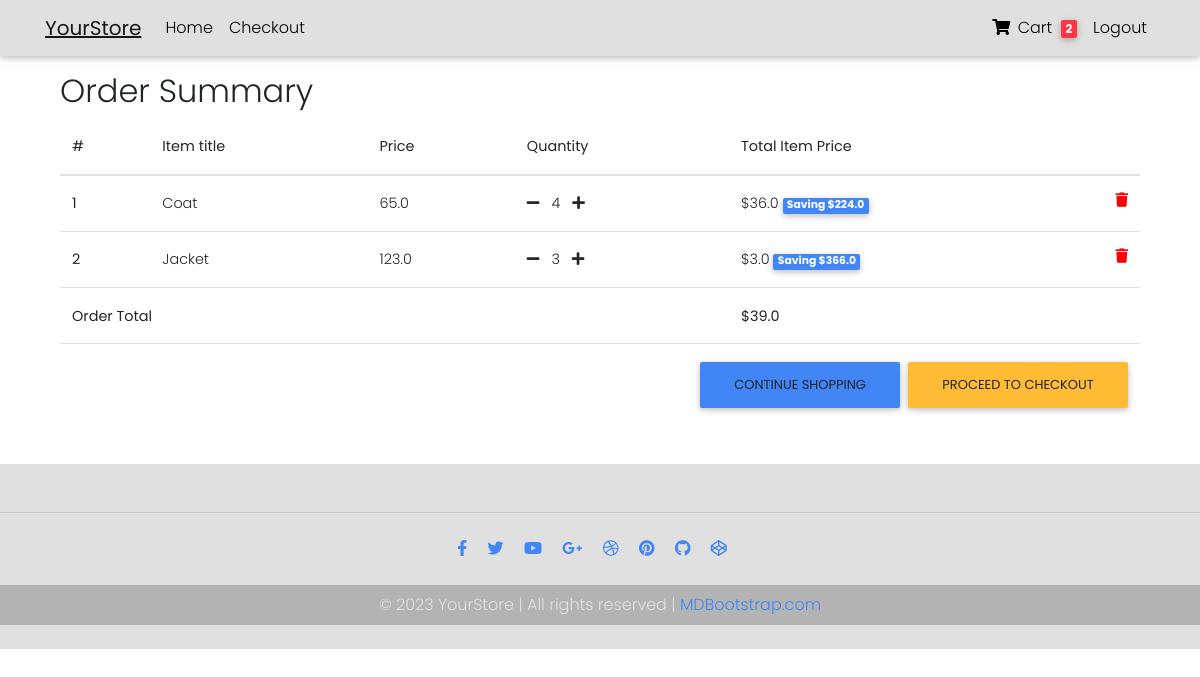
The page /order-summary/ (signed in) on the database as committed earlier.
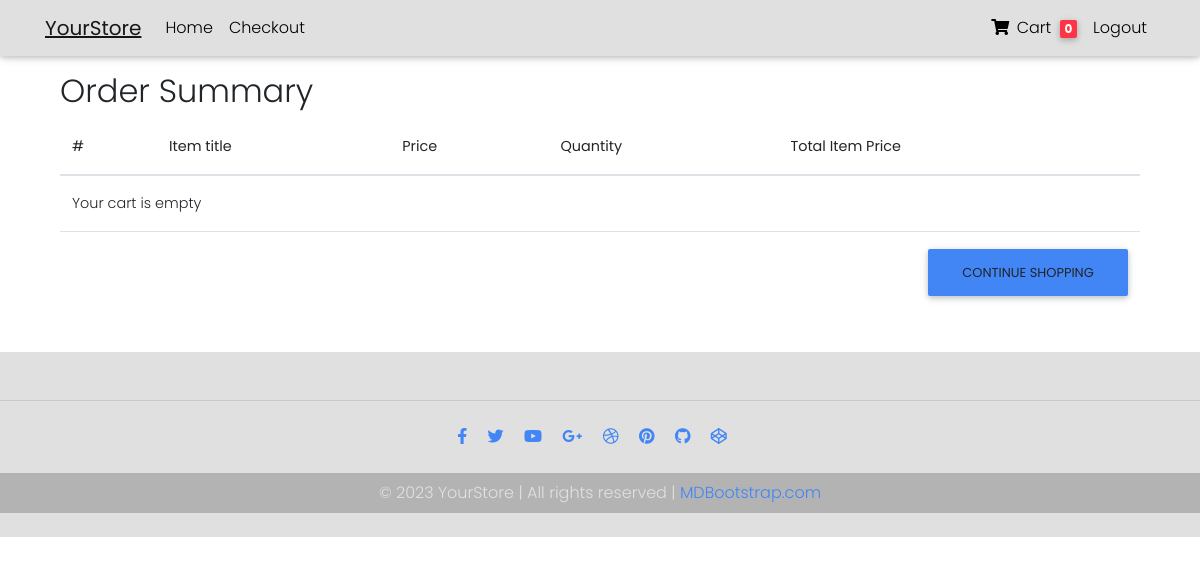
The same page on the database as committed later.
### core/models.py (models this page shows, shortened)
class Order(models.Model):
    user = models.ForeignKey(settings.AUTH_USER_MODEL,
                             on_delete=models.CASCADE)
    ref_code = models.CharField(max_length=20, blank=True, null=True)
    items = models.ManyToManyField(OrderItem)
    start_date = models.DateTimeField(auto_now_add=True)
    ordered_date = models.DateTimeField()
    ordered = models.BooleanField(default=False)
    shipping_address = models.ForeignKey(
        'Address', related_name='shipping_address', on_delete=models.SET_NULL, blank=True, null=True)
    billing_address = models.ForeignKey(
        'Address', related_name='billing_address', on_delete=models.SET_NULL, blank=True, null=True)
    payment = models.ForeignKey(
        'Payment', on_delete=models.SET_NULL, blank=True, null=True)
    coupon = models.ForeignKey(
        'Coupon', on_delete=models.SET_NULL, blank=True, null=True)
    being_delivered = models.BooleanField(default=False)
    received = models.BooleanField(default=False)
    refund_requested = models.BooleanField(default=False)
    refund_granted = models.BooleanField(default=False)
    def get_total(self):
        total = 0
        for order_item in self.items.all():
            total += order_item.get_final_price()
        if self.coupon:
            total -= self.coupon.amount
        return total

class OrderItem(models.Model):
    user = models.ForeignKey(settings.AUTH_USER_MODEL,
                             on_delete=models.CASCADE)
    ordered = models.BooleanField(default=False)
    item = models.ForeignKey(Item, on_delete=models.CASCADE)
    quantity = models.IntegerField(default=1)
    def get_total_item_price(self):
        return self.quantity * self.item.price
    def get_total_discount_item_price(self):
        return self.quantity * self.item.discount_price
    def get_amount_saved(self):
        return self.get_total_item_price() - self.get_total_discount_item_price()
    def get_final_price(self):
        if self.item.discount_price:
            return self.get_total_discount_item_price()
        return self.get_total_item_price()

class Item(models.Model):
    title = models.CharField(max_length=100)
    price = models.FloatField()
    discount_price = models.FloatField(blank=True, null=True)
    category = models.CharField(choices=CATEGORY_CHOICES, max_length=2)
    label = models.CharField(choices=LABEL_CHOICES, max_length=1)
    slug = models.SlugField()
    description = models.TextField()
    image = models.ImageField()

### core/views.py (the view)
# urls.py: path('order-summary/', OrderSummaryView.as_view(), name='order-summary'),
class OrderSummaryView(LoginRequiredMixin, View):
    def get(self, *args, **kwargs):
        try:
            order = Order.objects.get(user=self.request.user, ordered=False)
            context = {
                'object': order
            }
            return render(self.request, 'order_summary.html', context)
        except ObjectDoesNotExist:
            messages.warning(self.request, "You do not have an active order")
            return redirect("/")

### core/templatetags/cart_template_tags.py (called while the page is built)
@register.filter
def cart_item_count(user):
    if user.is_authenticated:
        qs = Order.objects.filter(user=user, ordered=False)
        if qs.exists():
            return qs[0].items.count()
    return 0

### templates/order_summary.html (shortened to what this page needs)
{% extends "base.html" %}
{% block content %}
<main>
    <div class="container">
        <div class="table-responsive text-nowrap">
            <h2>Order Summary</h2>
            <table class="table">
                <thead>
                    <tr>
                        <th scope="col">#</th>
                        <th scope="col">Item title</th>
                        <th scope="col">Price</th>
                        <th scope="col">Quantity</th>
                        <th scope="col">Total Item Price</th>
                    </tr>
                </thead>
                <tbody>
                    {% for order_item in object.items.all %}
                    <tr>
                        <th scope="row">{{ forloop.counter }}</th>
                        <td>{{ order_item.item.title }}</td>
                        <td>{{ order_item.item.price }}</td>
                        <td>
                            <a href="{% url 'core:remove-single-item-from-cart' order_item.item.slug %}">
                                <i class="fas fa-minus mr-2"></i>
                            </a>
                            {{ order_item.quantity }}
                            <a href="{% url 'core:add-to-cart' order_item.item.slug %}">
                                <i class="fas fa-plus ml-2"></i>
                            </a>
                        </td>
                        <td>
                            {% if order_item.item.discount_price %}
                            ${{ order_item.get_total_discount_item_price }}
                            <span class="badge badge-primary">Saving ${{ order_item.get_amount_saved }}</span>
                            {% else %}
                            ${{ order_item.get_total_item_price }}
                            {% endif %}
                            <a style='color: red;' href="{% url 'core:remove-from-cart' order_item.item.slug %}">
                                <i class="fas fa-trash float-right"></i>
                            </a>
                        </td>
                    </tr>
                    {% empty %}
                    <tr>
                        <td colspan='5'>Your cart is empty</td>
                    </tr>
                    <tr>
                        <td colspan="5">
                            <a class='btn btn-primary float-right' href='/'>Continue shopping</a>
                        </td>
                    </tr>
                    {% endfor %}
                    {% if object.get_total %}
                    <tr>
                        <td colspan="4"><b>Order Total</b></td>
                        <td><b>${{ object.get_total }}</b></td>
                    </tr>
                    <tr>
                        <td colspan="5">
                            <a class='btn btn-warning float-right ml-2' href='/checkout/'>Proceed to checkout</a>
                            <a class='btn btn-primary float-right' href='/'>Continue shopping</a>
                        </td>
                    </tr>
                    {% endif %}
                </tbody>
            </table>
        </div>
    </div>
</main>
{% endblock content %}

### templates/navbar.html (shortened to what this page needs)
{% load cart_template_tags %}
<nav class="navbar navbar-expand-lg navbar-light bg-light fixed-top">
  <div class="container">
    <a class="navbar-brand" href="/">
      <strong> <u> YourStore</u></strong>
    </a>
    <div class="collapse navbar-collapse" id="navbarSupportedContent">
      <ul class="navbar-nav mr-auto">
        <li class="nav-item">
          <a class="nav-link" href="/">Home</a>
        </li>
        {% if request.user.is_authenticated %}
        <li class="nav-item">
          <a class="nav-link" href="/checkout">Checkout</a>
        </li>
        {%endif%}
      </ul>
      <ul class="navbar-nav ml-auto">
        {% if request.user.is_authenticated %}
        <li class="nav-item">
          <a href="{% url 'core:order-summary' %}" class="nav-link">
            <i class="fas fa-shopping-cart"></i> Cart
            <span class="badge badge-danger ml-1">{{ request.user|cart_item_count }}</span>
          </a>
        </li>
        <li class="nav-item">
          <a class="nav-link" href="{% url 'account_logout' %}">Logout</a>
        </li>
        {% endif %}
      </ul>
    </div>
  </div>
</nav>

Rows that differ between the two databases and show on the page:
removed OrderItem: item "Coat", item.price "65.0", quantity "4", get_total_discount_item_price "36.0", get_amount_saved "224.0"
removed OrderItem: item "Jacket", item.price "123.0", quantity "3", get_total_discount_item_price "3.0", get_amount_saved "366.0"
no longer on this page (row unchanged): Order: get_total "39.0"
Other text that changed with them:
{{ request.user|cart_item_count }}: "2" → "0"
text no longer shown: "Order Total $ PROCEED TO CHECKOUT"
text now shown: "Your cart is empty"
